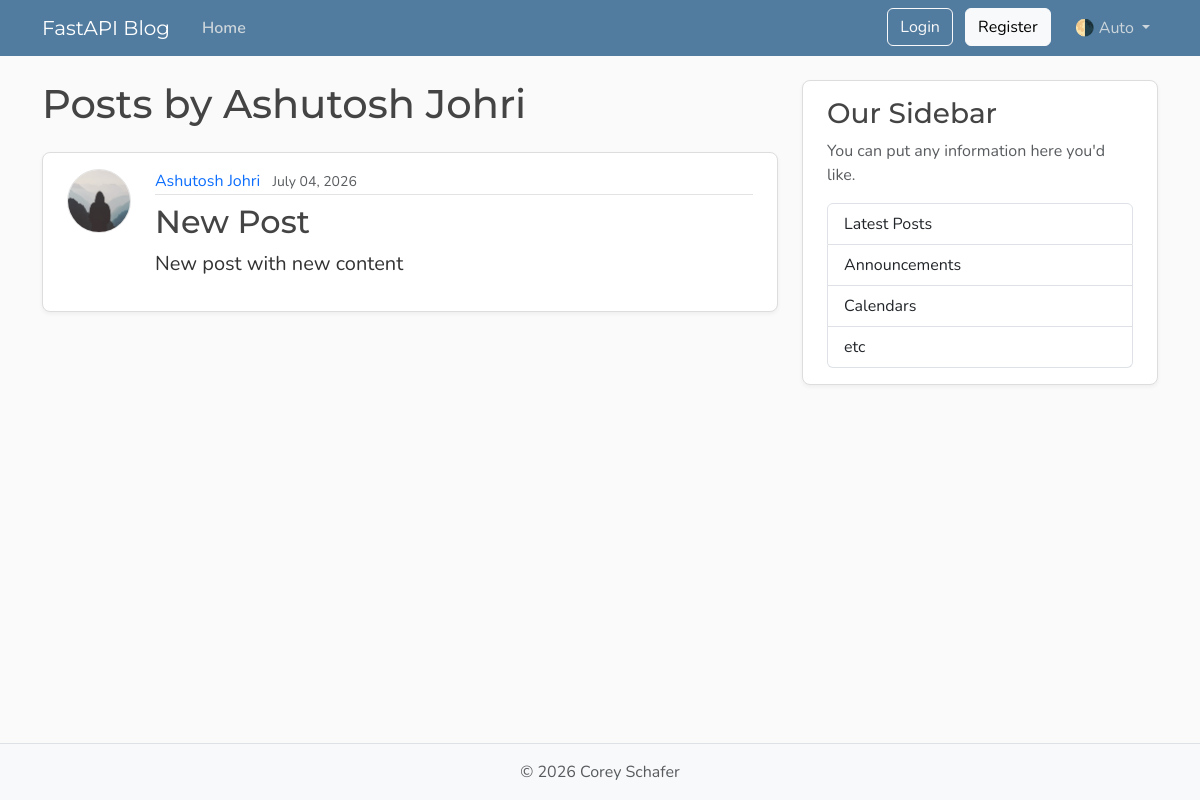
Before: /users/1/posts with the older database file.
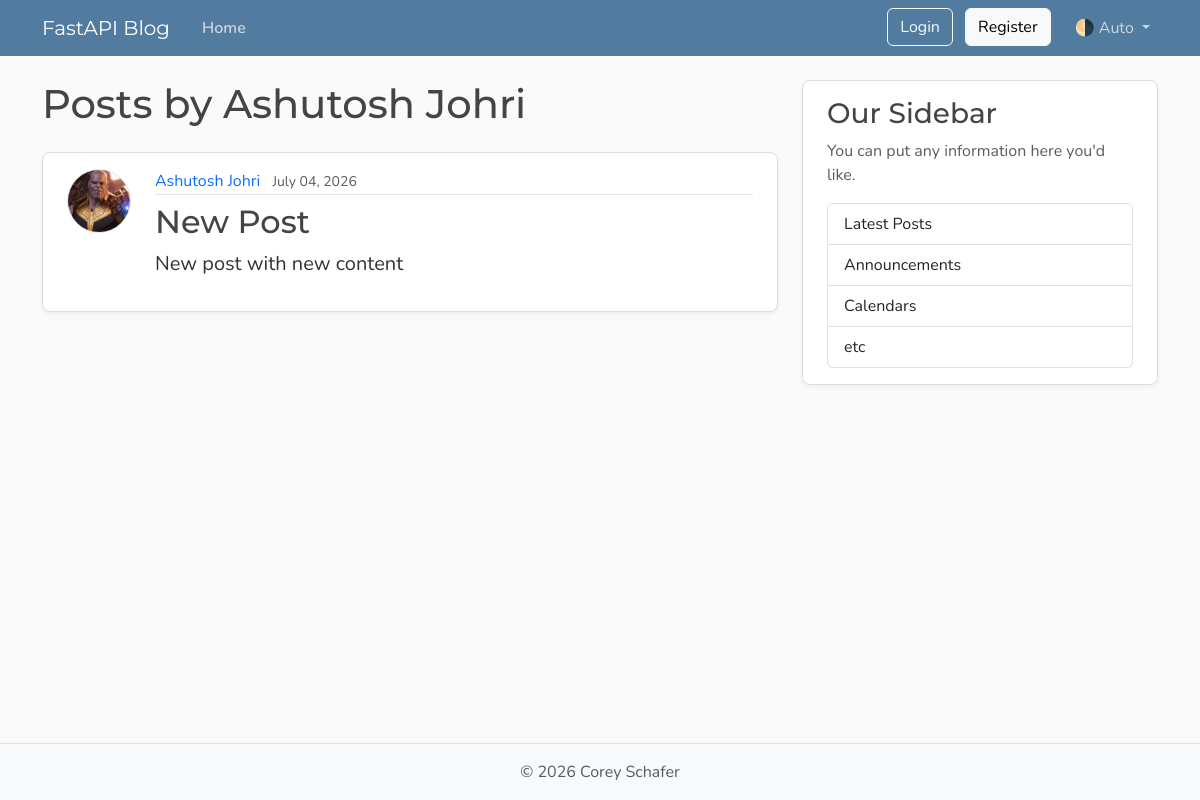
After: the same page with the newer database file.
### models.py (models this page shows, shortened)
class Post(Base):
    __tablename__ = "posts"
    id: Mapped[int] = mapped_column(Integer, primary_key=True, index=True)
    title: Mapped[str] = mapped_column(String(100), nullable=False)
    content: Mapped[str] = mapped_column(Text, nullable=False)
    user_id: Mapped[int] = mapped_column(
        Integer, ForeignKey("users.id"), nullable=False, index=True
    )
    author: Mapped[User] = relationship(back_populates="posts")
    date_posted: Mapped[datetime] = mapped_column(
        DateTime(timezone=True), default=lambda: datetime.now(UTC), nullable=False
    )

class User(Base):
    __tablename__ = "users"
    id: Mapped[int] = mapped_column(Integer, primary_key=True, index=True)
    username: Mapped[str] = mapped_column(
        String(50), unique=True, index=True, nullable=False
    )
    email: Mapped[str] = mapped_column(
        String(100), unique=True, index=True, nullable=False
    )
    password_hash: Mapped[str] = mapped_column(String(200), nullable=False)
    image_file: Mapped[str | None] = mapped_column(
        String(200), nullable=True, default=None
    )
    posts: Mapped[list[Post]] = relationship(
        back_populates="author", cascade="all, delete-orphan"
    )

### main.py (the view)
@app.get("/users/{user_id}/posts", include_in_schema=False, name="user_posts")
async def user_posts_page(
    request: Request, user_id: int, db: Annotated[AsyncSession, Depends(get_db)]
):
    result = await db.execute(select(models.User).where(models.User.id == user_id))
    user = result.scalars().first()
    if not user:
        raise HTTPException(
            status_code=status.HTTP_404_NOT_FOUND, detail="User not found"
        )
    result = await db.execute(
        select(models.Post)
        .options(selectinload(models.Post.author))
        .where(models.Post.user_id == user_id)
        .order_by(models.Post.date_posted.desc())
    )
    posts = result.scalars().all()
    return templates.TemplateResponse(
        request, "user_posts.html", {"user": user, "posts": posts}
    )

### templates/user_posts.html
{% extends "layout.html" %}
{% block content %}
  <h1 class="mb-4">Posts by {{ user.username }}</h1>
  {% for post in posts %}
    <article class="content-section py-3 px-4 mb-4">
      <div class="d-flex align-items-start gap-4">
        <img class="rounded-circle article-img flex-shrink-0"
             src="{{ post.author.image_path }}"
             alt="{{ post.author.username }}'s profile picture"
             width="64"
             height="64"
             loading="lazy">
        <div class="flex-grow-1">
          <div class="article-metadata mb-2">
            <a class="me-2"
               href="{{ url_for('user_posts', user_id=post.author.id) }}">{{ post.author.username }}</a>
            <small class="text-body-secondary">{{ post.date_posted.strftime("%B %d, %Y") }}</small>
          </div>
          <h2>
            <a class="article-title"
               href="{{ url_for('post_page', post_id=post.id) }}">{{ post.title }}</a>
          </h2>
          <p class="article-content">{{ post.content }}</p>
        </div>
      </div>
    </article>
  {% else %}
    <p class="text-body-secondary">No posts by this user yet.</p>
  {% endfor %}
{% endblock content %}

Changed rows visible on the page:
changed through a linked row, Post "New Post": author.image_path: picture added in place of a placeholder
